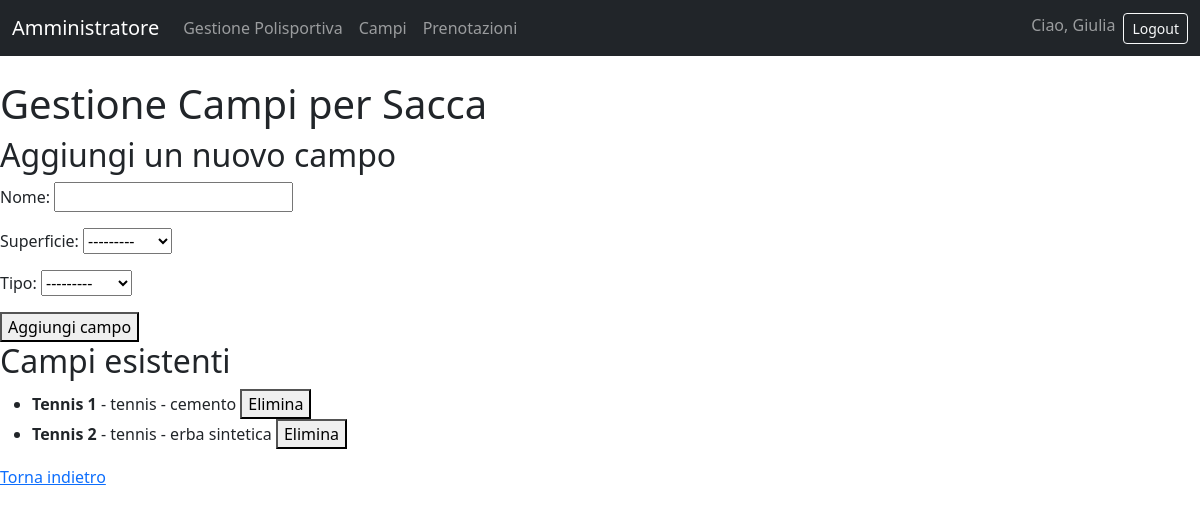
Page /accounts/gestione_campi/ (signed in) on the committed database.
### accounts/models.py (models this page shows, shortened)
class Account(AbstractBaseUser, PermissionsMixin):
    id= models.AutoField(primary_key=True)
    nome = models.CharField(max_length=100)
    cognome = models.CharField(max_length=100)
    email = models.EmailField(max_length=100, unique=True)
    password = models.CharField(max_length=128)
    is_societario = models.BooleanField(default=False)
    polisportiva = models.ForeignKey(
        'Polisportiva',           # nome del modello a cui si riferisce
        on_delete=models.SET_NULL,
        null=True,
        blank=True
    )
    is_active = models.BooleanField(default=True)
    is_staff = models.BooleanField(default=False)
    USERNAME_FIELD = 'email'
    REQUIRED_FIELDS = ['nome', 'cognome']
    objects = AccountManager()

class Polisportiva(models.Model):
    id = models.AutoField(primary_key=True)
    nome = models.CharField(max_length=100, unique=True)
    città = models.CharField(max_length=100)
    indirizzo = models.CharField(max_length=200, unique=True)
    telefono = models.CharField(max_length=15, unique=True)
    email = models.EmailField(max_length=100, unique=True)
    def __str__(self):
        return self.nome

class Campo(models.Model):
    id = models.AutoField(primary_key=True)
    nome = models.CharField(max_length=100)
    superficie = models.CharField(max_length=20, choices=[('terra', 'terra'), ('sintetico', 'sintetico'), ('erba', 'erba'), ('cemento', 'cemento')])
    tipo = models.CharField(max_length=20, choices=[('calcio a 5', 'calcio a 5'), ('tennis', 'tennis'), ('padel', 'padel')])
    polisportiva = models.ForeignKey(Polisportiva, on_delete=models.CASCADE, related_name='campi')

### accounts/views.py (the view, shortened to what this page needs)
# urls.py: path('gestione_campi/', views.gestione_campi, name='gestione_campi'),
def gestione_campi(request):
    polisportiva = request.user.polisportiva
    campi = Campo.objects.filter(polisportiva=polisportiva)
    form = CampoForm()
    return render(request, 'accounts/gestione_campi.html', {'form': form, 'campi': campi, 'polisportiva': polisportiva})

### accounts/forms.py
class CampoForm(forms.ModelForm):
    class Meta:
        model = Campo
        fields = ['nome', 'superficie', 'tipo']  # campi da inserire dall'admin

### accounts/templates/accounts/gestione_campi.html (shortened to what this page needs)
<!DOCTYPE html>
{% load static %}
<link rel="stylesheet" href="{% static 'styles.css' %}">
<html>
<head>
    <link href="https://cdn.jsdelivr.net/npm/bootstrap@5.3.3/dist/css/bootstrap.min.css" rel="stylesheet">
</head>
<body>
    {% include 'accounts/navbar.html' %}
    <h1>Gestione Campi per {{ polisportiva }}</h1>
    <h2>Aggiungi un nuovo campo</h2>
    <form method="post">
        {{ form.as_p }}
        <button type="submit">Aggiungi campo</button>
    </form>
    <h2>Campi esistenti</h2>
<ul>
    {% for campo in campi %}
        <li>
            <strong>{{ campo.nome }}</strong> - {{ campo.tipo }} - {{ campo.superficie }}
            <form method="post" style="display:inline;">
                <button type="submit" name="elimina" value="{{ campo.id }}">Elimina</button>
            </form>
        </li>
    {% empty %}
        <li>Nessun campo presente.</li>
    {% endfor %}
</ul>
    <a href="{% url 'gestione_polisportiva_home' %}">Torna indietro</a></body>
</html>

### accounts/templates/accounts/navbar.html (shortened to what this page needs)
<nav class="navbar navbar-expand-lg navbar-dark bg-dark mb-4">
  <div class="container-fluid">
    <a class="navbar-brand" href="{% url 'gestione_polisportiva_home' %}">Amministratore</a>
    <div class="collapse navbar-collapse" id="navbarNav">
      <ul class="navbar-nav me-auto mb-2 mb-lg-0">
        <li class="nav-item">
          <a class="nav-link" href="{% url 'gestione_polisportiva_home' %}">Gestione Polisportiva</a>
        </li>
        <li class="nav-item">
          <a class="nav-link" href="{% url 'gestione_campi' %}">Campi</a>
        </li>
        <li class="nav-item">
          <a class="nav-link" href="{% url 'gestione_prenotazioni' %}">Prenotazioni</a>
        </li>
      </ul>
      <ul class="navbar-nav mb-2 mb-lg-0">
        {% if user.is_authenticated %}
        <li class="nav-item">
          <span class="navbar-text me-2">Ciao, {{ user.nome }}</span>
        </li>
        <li class="nav-item">
          <form action="{% url 'logout' %}" method="post" style="display:inline;">
            <button class="btn btn-outline-light btn-sm" type="submit">Logout</button>
          </form>
        </li>
        {% endif %}
      </ul>
    </div>
  </div>
</nav>

### Prenotazioni/static/styles.css (style rules this page uses)
body { margin: 0; padding: 0; margin-top: 100px; }
.navbar { margin-top: 0; }

### rows in the picture
Account: nome "Giulia"
Polisportiva: nome "Sacca"
Campo: nome "Tennis 1", tipo "tennis", superficie "cemento", {{ campo.id }} 8 (drawn)
Campo: nome "Tennis 2", tipo "tennis", superficie "erba sintetica", {{ campo.id }} 9 (drawn)
